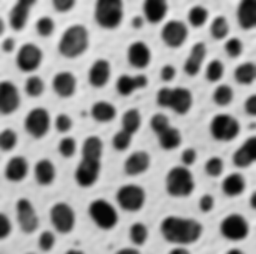
#> input picture cells.png, 256 x 254 px
$ python dip_hw2_region_analysis.py --image cells.png
#> lines starting #> are read from the running program, lines starting #| are printed output that depends on the picture; after the words box and inside, x2 and y2 are one past the last pixel; in counts of white or black regions, pixels touching at a corner belong together; long printed decimals are rounded
### region_analysis/binary_image.py
import numpy as np
import matplotlib.pyplot as plt


class binary_image:

    def compute_histogram(self, image):
        """Computes the histogram of the input image
        takes as input:
        image: a grey scale image
        returns a histogram"""

        hist = [0] * 256
        x, y = image.shape[:2]
        #print(image.shape)
        for i in range(x):
            for j in range(y):
                hist[image[i, j]] += 1

        return hist

    def find_optimal_threshold(self, hist):
        """analyses a histogram it to find the optimal threshold value assuming a bimodal histogram
        takes as input
        hist: a bimodal histogram
        returns: an optimal threshold value"""
        k = 256
        threshold = int(k / 2)
        lastexpected1 = lastexpected2 = 0

        while True:
            expected1 = expected2 = 0
            t_exp1 = sum(hist[:threshold])
            t_exp2 = sum(hist[threshold:])
            for i in range(threshold):
                expected1 += (hist[i] / t_exp1) * i

            for i in range(threshold, k):
                expected2 += (hist[i] / t_exp2) * i

            threshold = (expected1 + expected2) / 2
            if abs(expected1 - lastexpected1) != 0 and abs(expected2 - lastexpected2) != 0:
                break
            lastexpected1 = expected1
            lastexpected2 = expected2
            # print(expected2, expected1)
        return threshold

    def binarize(self, image, threshold):
        """Comptues the binary image of the the input image based on histogram analysis and thresholding
        take as input
        image: an grey scale image
        returns: a binary image"""
        bin_img = image.copy()
        for i in range(image.shape[0]):
            for j in range(image.shape[1]):
                if image[i, j] >= threshold:
                    bin_img[i, j] = 0
                else:
                    bin_img[i, j] = 255
        return bin_img

### region_analysis/cell_counting.py
import cv2
import numpy as np


class cell_counting:

    def blob_coloring(self, image):
        """Uses the blob coloring algorithm based on 8 pixel window assign region names
        takes a input:
        image: binary image
        return: a list of regions"""
        regions = dict()
        final_regions = dict()
        region_count = 1
        region = np.zeros((image.shape[0], image.shape[1]))
        for i in range(image.shape[0]):
            for j in range(image.shape[1]):
                if image[i][j] == 255:
                    if i == 0 and j == 0:
                        region[i][j] = region_count
                        regions[region_count] = [(i, j)]
                        region_count += 1
                    elif i == 0:
                        if image[i][j - 1] == 255:
                            region[i][j] = region[i][j - 1]
                            regions[region[i][j]].append((i, j))
                        else:
                            region[i][j] = region_count
                            regions[region_count] = [(i, j)]
                            region_count += 1
                    elif j == 0:
                        if image[i - 1][j] == 255:
                            region[i][j] = region[i - 1][j]
                            regions[region[i][j]].append((i, j))
                        else:
                            region[i][j] = region_count
                            regions[region_count] = [(i, j)]
                            region_count += 1
                    elif i != 0 and j != 0:
                        if image[i][j - 1] == 0 and image[i - 1][j] == 0:
                            region[i][j] = region_count
                            regions[region_count] = [(i, j)]
                            region_count += 1
                        elif image[i][j - 1] == 0 and image[i - 1][j] == 255:
                            region[i][j] = region[i - 1][j]
                            regions[region[i][j]].append((i, j))
                        elif image[i][j - 1] == 255 and image[i - 1][j] == 0:
                            region[i][j] = region[i][j - 1]
                            regions[region[i][j]].append((i, j))
                        elif image[i][j - 1] == 255 and image[i - 1][j] == 255:
                            region[i][j] = region[i - 1][j]
                            regions[region[i][j]].append((i, j))
                            if region[i][j - 1] != region[i - 1][j]:
                                to_delete = region[i][j - 1]
                                regions[region[i - 1][j]] = regions[region[i - 1][j]] + regions[region[i][j - 1]]
                                for point in regions[region[i][j - 1]]:
                                    region[point[0]][point[1]] = region[i - 1][j]
                                regions.pop(to_delete)

        k = 1
        for key, value in regions.items():
            final_regions[k] = value
            k += 1

        #print(regions)
        return regions

    def compute_statistics(self, region):
        """Compute cell statistics area and location
        takes as input
        region: a list of pixels in a region
        returns: area"""
        stats = dict()
        for key, value in region.items():
            array = np.asarray(value)
            length = array.shape[0]
            if length >= 15:
                x_sum = np.sum(array[:, 0])
                y_sum = np.sum(array[:, 1])
                x_center = int(np.round(x_sum / length))
                y_center = int(np.round(y_sum / length))
                print(key, ": (", x_center, ",", y_center, ")", length)
                stats[key] = [(y_center, x_center), length]
        # Please print your region statistics to stdout
        # <region number>: <location or center>, <area>
        # print(stats)

        return stats

    def mark_regions_image(self, image, stats):
        """Creates a new image with computed stats
        takes as input
        image: a list of pixels in a region
        stats: stats regarding location and area
        returns: image marked with center and area"""
        new_image = image.copy()
        for key, value in stats.items():
            #print("value", value)
            label = '{key}, {area}'.format(key=key, area=value[1])
            cv2.putText(new_image, "*" + label, (value[0]), cv2.FONT_HERSHEY_COMPLEX, 0.25, 1)

        return new_image

### Compression/Run_Length_Encoding.py
import numpy as np


class rle:

    def encode_image(self, binary_image):
        """
        Compress the image
        takes as input:
        image: binary_image
        returns run length code
        """
        # [16 lines of commented-out code are left out]

        rle_code = []
        count = 0
        start_pixel = 0
        for i in range(binary_image.shape[0]):
            for j in range(binary_image.shape[1]):
                if start_pixel == binary_image[i][j]:
                    count += 1
                else:
                    rle_code.append(count)
                    count = 1
                    start_pixel = 255 if start_pixel == 0 else 0

        return rle_code  # replace zeros with rle_code

    def decode_image(self, rle_code, height, width):
        """
        Get original image from the rle_code
        takes as input:
        rle_code: the run length code to be decoded
        Height, width: height and width of the original image
        returns decoded binary image
        """
        image = np.zeros((height * width), np.uint8)
        current_pixel = 0
        current_position = 0
        for i in rle_code:
            image[current_position:current_position + i] = current_pixel
            current_position = current_position + i
            current_pixel = 255 if current_pixel == 0 else 0
        return np.reshape(image, (height, width))  # replace zeros with image reconstructed from rle_Code

### dip_hw2_region_analysis.py
"""dip_hw1.py: Starter file to run howework 1"""

#Example Usage: ./dip_hw1_region_analysis -i imagename.jpg


__author__      = "Pranav Mantini"
__email__ = "pmantini@uh.edu"
__version__ = "1.0.0"

import cv2
import sys
from datetime import datetime
import matplotlib
matplotlib.use('Agg')
import matplotlib.pyplot as plt

from region_analysis import binary_image as bi
from region_analysis import cell_counting as cc
from Compression import Run_Length_Encoding as rle

def display_image(window_name, image):
    """A function to display image"""
    cv2.namedWindow(window_name)
    cv2.imshow(window_name, image)
    cv2.waitKey(0)


def main():
    """ The main funtion that parses input arguments, calls the approrpiate
     interpolation method and writes the output image"""

    #Parse input arguments
    from argparse import ArgumentParser

    parser = ArgumentParser()

    parser.add_argument("-i", "--image", dest="image",
                        help="specify the name of the image", metavar="IMAGE")

    args = parser.parse_args()

    #Load image
    if args.image is None:
        print("Please specify the name of image")
        print("use the -h option to see usage information")
        sys.exit(2)
    else:
        image_name = args.image.split(".")[0]
        input_image = cv2.imread(args.image, 0)
#> input_image is the input picture: shape (254, 256); min 7, max 241, mean 151.7


    bin_img = bi.binary_image()
    hist = bin_img.compute_histogram(input_image)
#> hist = 256 values, max 1725 at index 203, min 0 at index 0, mean 254

    outputDir = 'output/cellct/'
    outputDir_compress = 'output/Compression/'

    #Saving histogram to output directory
    hist_fig = plt.plot(hist)
#> hist_fig = 1 item
    plt.savefig(outputDir+"hist.png")
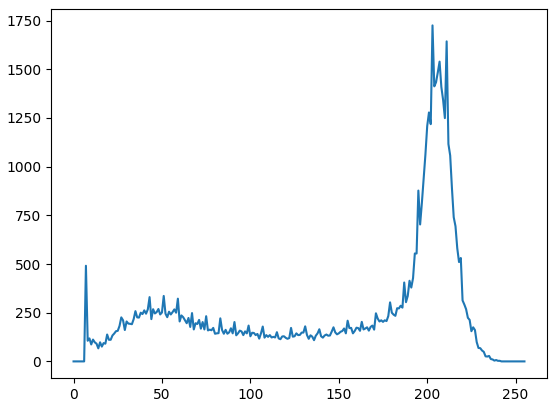
#> figure drawn by matplotlib, 1 panel; curve peaks at x = 203, y = 1725

    threshold = bin_img.find_optimal_threshold(hist)
#> the loop in find_optimal_threshold, `while True:` made 1 pass
#> (t_exp1, t_exp2) on pass 1: (21474, 43550)
#> threshold = 129.4
    print("Optimal threshold: ", threshold)
#| Optimal threshold:  129.423

    binary_img = bin_img.binarize(input_image, threshold)
#> after the loop in binarize, `for i in range(image.shape[0]):`:
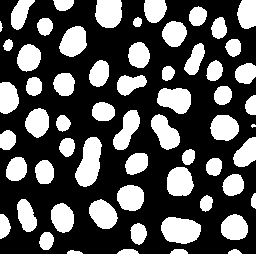
#> bin_img: shape (254, 256); 33.5% white; 61 white regions (1 under 20 px), largest, box (x1, y1, x2, y2) and area: (75, 137, 102, 187) 891, (161, 217, 201, 244) 845, (157, 88, 191, 114) 673
    output_image_name = outputDir + "binary_image_" + datetime.now().strftime("%m%d-%H%M%S") + ".jpg"
    cv2.imwrite(output_image_name, binary_img)


    #blobcoloring
    cell_count_obj = cc.cell_counting()

    regions = cell_count_obj.blob_coloring(binary_img)
#> after the loop in blob_coloring, `for i in range(image.shape[0]):`:
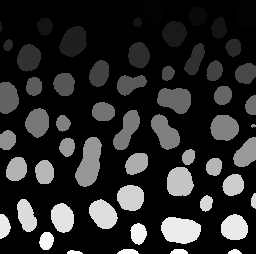
#> region: shape (254, 256) float64; min 0, max 401, mean 64.9; drawn with min black and max white
#> regions = 61 items
    stats = cell_count_obj.compute_statistics(regions)
#> the loop in compute_statistics, `for key, value in region.items():` made 61 passes
#> (key, length, x_sum, y_sum, x_center, y_center) on passes 1 to 12: (1, 423, 5557, 8504, 13, 20), (2, 182, 774, 11480, 4, 63), (3, 658, 8272, 71307, 13, 108), (4, 433, 4236, 66877, 10, 154), (5, 472, 6352, 116520, 13, 247), (15, 276, 4361, 54462, 16, 197), (29, 71, 1545, 9735, 22, 137), (30, 260, 7241, 56864, 28, 219), (31, 222, 5779, 9891, 26, 45), (38, 20, 525, 10, 26, 0), (40, 489, 16257, 85068, 33, 174), (49, 635, 26233, 46455, 41, 73)
#> (length, x_sum, y_sum, x_center, y_center) on pass 61: (47, 11840, 3470, 252, 74)
#| 1 : ( 13 , 20 ) 423
#| 2 : ( 4 , 63 ) 182
#| 3 : ( 13 , 108 ) 658
#| 4 : ( 10 , 154 ) 433
#| 5 : ( 13 , 247 ) 472
#| 15 : ( 16 , 197 ) 276
#| 29 : ( 22 , 137 ) 71
#| 30 : ( 28 , 219 ) 260
#> (further printed lines are left out)
#> after the loop in compute_statistics, `for key, value in region.items():`: stats = 60 items
#> stats = 60 items


    cell_stats_img = cell_count_obj.mark_regions_image(binary_img, stats)
#> the loop in mark_regions_image, `for key, value in stats.items(): #print("value", value)` made 60 passes
#> (key, value, label) on passes 1 to 12: (1, [(20, 13), 423], '1, 423'), (2, [(63, 4), 182], '2, 182'), (3, [(108, 13), 658], '3, 658'), (4, [(154, 10), 433], '4, 433'), (5, [(247, 13), 472], '5, 472'), (15, [(197, 16), 276], '15, 276'), (29, [(137, 22), 71], '29, 71'), (30, [(219, 28), 260], '30, 260'), (31, [(45, 26), 222], '31, 222'), (38, [(0, 26), 20], '38, 20'), (40, [(174, 33), 489], '40, 489'), (49, [(73, 41), 635], '49, 635')
#> after the loop in mark_regions_image, `for key, value in stats.items():`:
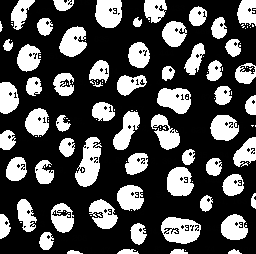
#> new_image: shape (254, 256); 7.94% of pixels changed, all inside (x1, y1, x2, y2) = (1, 0, 256, 254)
    output_image_name = outputDir + "cell_stats_" + datetime.now().strftime("%m%d-%H%M%S") + ".jpg"
    cv2.imwrite(output_image_name, cell_stats_img)


	#Compression
    rle_obj = rle.rle()
    rle_code = rle_obj.encode_image(binary_img)
#> rle_code = 2656 values, max 249 at index 2616, min 1 at index 69, mean 24.48
    print("-------------- Runlength Code -------------------")
    print(rle_code)
#> (printed output is left out)

    [height, width] = binary_img.shape
#> height = 254; width = 256

    decoded_image = rle_obj.decode_image(rle_code, height, width)
#> the loop in decode_image, `for i in rle_code:` made 2656 passes
#> (i, current_position, current_pixel) on passes 1 to 3: (19, 19, 255), (16, 35, 0), (18, 53, 255)
#> after the loop in decode_image, `for i in rle_code:`: current_position = 65010

    output_image_name = outputDir_compress + "decoded_image_" + datetime.now().strftime("%m%d-%H%M%S") + ".jpg"
    cv2.imwrite(output_image_name, decoded_image)


if __name__ == "__main__":
    main()
